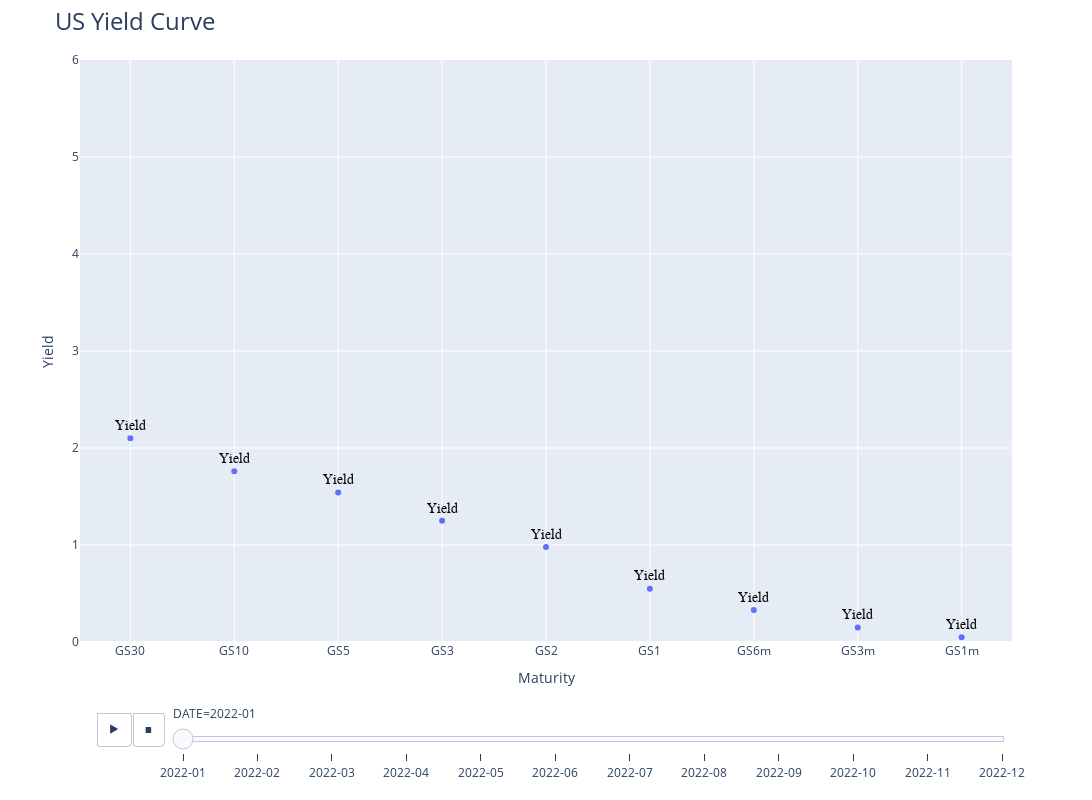

The notebook cell saved with this chart:
### Code cell
fig = px.line(tabular_df,
              x='Maturity',
              y='Yield',
              animation_frame='DATE',
              animation_group='Maturity',
              range_y=[0,6],
              markers='*',
              text=tabular_df.Yield,
                  
             )
fig.update_traces(mode='markers+text',
                  textposition='top center',
                  text='Yield',
                  textfont=dict(
                                family='Arial',
                                size=14,
                                color='black'
    )
)

fig.update_layout(title='US Yield Curve',
                  title_font=dict(size = 24),
                  autosize=True,
                  width=1600,
                  height=800,
                 
                 )
fig.show(animation=dict(frame=dict(duration=400,redraw=True),fromcurrent=True,mode='immediate'))

# Auto-play animation
plotly.offline.plot(fig, auto_play = True)

### Figure 1 — Plotly figure (JSON) as saved in the notebook; plotly's stock layout.template omitted (floating-point values rounded to 4 significant figures)
{"data": [{"hovertemplate": "DATE=2022-01<br>Maturity=%{x}<br>Yield=%{text}<extra></extra>", "ids": ["GS30", "GS10", "GS5", "GS3", "GS2", "GS1", "GS6m", "GS3m", "GS1m"], "legendgroup": "", "line": {"color": "#636efa", "dash": "solid"}, "marker": {"symbol": "circle"}, "mode": "markers+text", "name": "", "orientation": "v", "showlegend": false, "text": "Yield", "textfont": {"color": "black", "family": "Arial", "size": 14}, "textposition": "top center", "type": "scatter", "x": ["GS30", "GS10", "GS5", "GS3", "GS2", "GS1", "GS6m", "GS3m", "GS1m"], "xaxis": "x", "y": [2.1, 1.76, 1.54, 1.25, 0.98, 0.55, 0.33, 0.15, 0.05], "yaxis": "y"}], "layout": {"autosize": true, "height": 800, "legend": {"tracegroupgap": 0}, "margin": {"t": 60}, "sliders": [{"active": 0, "currentvalue": {"prefix": "DATE="}, "len": 0.9, "pad": {"b": 10, "t": 60}, "steps": [{"args": [["2022-01"], {"frame": {"duration": 0, "redraw": false}, "fromcurrent": true, "mode": "immediate", "transition": {"duration": 0, "easing": "linear"}}], "label": "2022-01", "method": "animate"}, {"args": [["2022-02"], {"frame": {"duration": 0, "redraw": false}, "fromcurrent": true, "mode": "immediate", "transition": {"duration": 0, "easing": "linear"}}], "label": "2022-02", "method": "animate"}, {"args": [["2022-03"], {"frame": {"duration": 0, "redraw": false}, "fromcurrent": true, "mode": "immediate", "transition": {"duration": 0, "easing": "linear"}}], "label": "2022-03", "method": "animate"}, {"args": [["2022-04"], {"frame": {"duration": 0, "redraw": false}, "fromcurrent": true, "mode": "immediate", "transition": {"duration": 0, "easing": "linear"}}], "label": "2022-04", "method": "animate"}, {"args": [["2022-05"], {"frame": {"duration": 0, "redraw": false}, "fromcurrent": true, "mode": "immediate", "transition": {"duration": 0, "easing": "linear"}}], "label": "2022-05", "method": "animate"}, {"args": [["2022-06"], {"frame": {"duration": 0, "redraw": false}, "fromcurrent": true, "mode": "immediate", "transition": {"duration": 0, "easing": "linear"}}], "label": "2022-06", "method": "animate"}, {"args": [["2022-07"], {"frame": {"duration": 0, "redraw": false}, "fromcurrent": true, "mode": "immediate", "transition": {"duration": 0, "easing": "linear"}}], "label": "2022-07", "method": "animate"}, {"args": [["2022-08"], {"frame": {"duration": 0, "redraw": false}, "fromcurrent": true, "mode": "immediate", "transition": {"duration": 0, "easing": "linear"}}], "label": "2022-08", "method": "animate"}, {"args": [["2022-09"], {"frame": {"duration": 0, "redraw": false}, "fromcurrent": true, "mode": "immediate", "transition": {"duration": 0, "easing": "linear"}}], "label": "2022-09", "method": "animate"}, {"args": [["2022-10"], {"frame": {"duration": 0, "redraw": false}, "fromcurrent": true, "mode": "immediate", "transition": {"duration": 0, "easing": "linear"}}], "label": "2022-10", "method": "animate"}, {"args": [["2022-11"], {"frame": {"duration": 0, "redraw": false}, "fromcurrent": true, "mode": "immediate", "transition": {"duration": 0, "easing": "linear"}}], "label": "2022-11", "method": "animate"}, {"args": [["2022-12"], {"frame": {"duration": 0, "redraw": false}, "fromcurrent": true, "mode": "immediate", "transition": {"duration": 0, "easing": "linear"}}], "label": "2022-12", "method": "animate"}], "x": 0.1, "xanchor": "left", "y": 0, "yanchor": "top"}], "title": {"font": {"size": 24}, "text": "US Yield Curve"}, "updatemenus": [{"buttons": [{"args": [null, {"frame": {"duration": 500, "redraw": false}, "fromcurrent": true, "mode": "immediate", "transition": {"duration": 500, "easing": "linear"}}], "label": "&#9654;", "method": "animate"}, {"args": [[null], {"frame": {"duration": 0, "redraw": false}, "fromcurrent": true, "mode": "immediate", "transition": {"duration": 0, "easing": "linear"}}], "label": "&#9724;", "method": "animate"}], "direction": "left", "pad": {"r": 10, "t": 70}, "showactive": false, "type": "buttons", "x": 0.1, "xanchor": "right", "y": 0, "yanchor": "top"}], "width": 1600, "xaxis": {"anchor": "y", "autorange": true, "domain": [0, 1], "range": [-0.4703, 8.47], "title": {"text": "Maturity"}, "type": "category"}, "yaxis": {"anchor": "x", "domain": [0, 1], "range": [0, 6], "title": {"text": "Yield"}, "type": "linear"}}}
